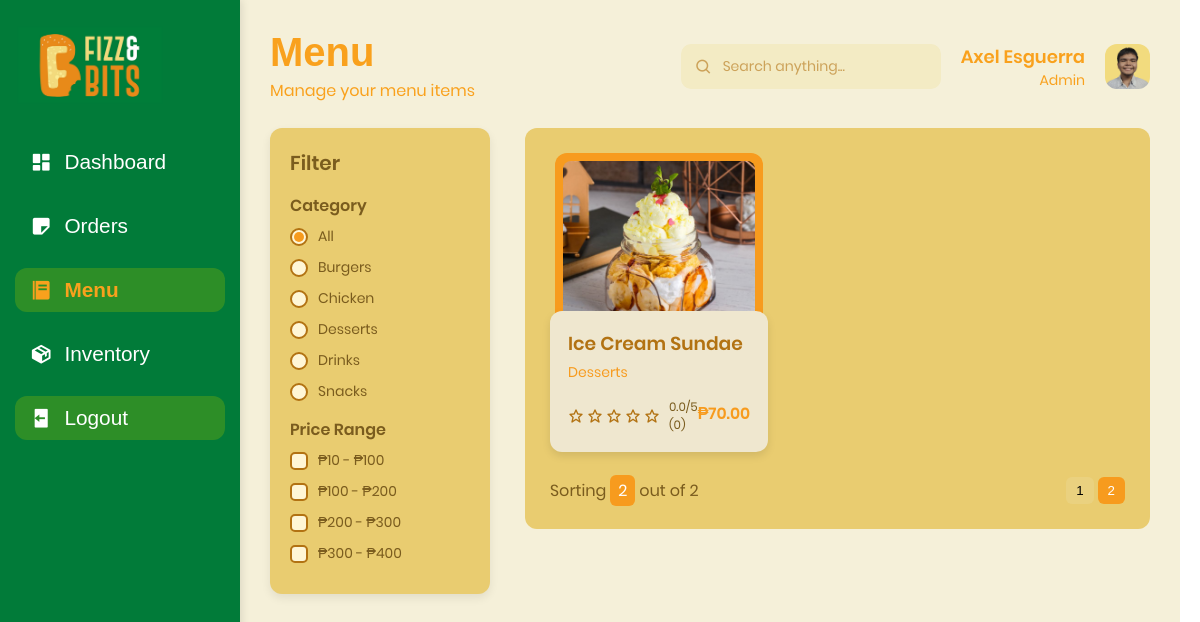
Screenshot of /Administrator_side/php/menu.php?category=All&page=2 (signed in) with the database file from the repository.
### tables this page shows
CREATE TABLE `menu_categories` (
  `category_id` int(11) NOT NULL,
  `name` varchar(50) DEFAULT NULL
);

CREATE TABLE `menu_items` (
  `menu_item_id` int(11) NOT NULL,
  `name` varchar(50) DEFAULT NULL,
  `description` varchar(50) DEFAULT NULL,
  `category_id` int(11) DEFAULT NULL,
  `price` decimal(10,2) DEFAULT NULL,
  `availability_status` enum('available','not available') DEFAULT NULL,
  `image_url` varchar(255) DEFAULT NULL,
  `is_featured` tinyint(1) DEFAULT NULL
);

### Administrator_side/php/menu.php (the view, shortened to what this page needs)
<?php
require 'config.php';
    $category_id = $_GET['category'] ?? 'All';
    $priceCondition = "";
    $items_per_page = 9;
    $page = isset($_GET['page']) ? (int)$_GET['page'] : 1;
    $offset = ($page - 1) * $items_per_page;
    if ($category_id == "All") {
        $totalQuery = $db->query("
        SELECT COUNT(*) as total
        FROM menu_items m
        WHERE 1 $priceCondition
        ");
        $total = $totalQuery->fetch_assoc()['total'];
        $menuQuery = $db->query("
            SELECT
                m.menu_item_id,
                m.name,
                m.price,
                m.image_url,
                c.name AS category,
                AVG(r.rating) AS avg_rating,
                COUNT(r.review_id) AS total_reviews
            FROM menu_items m
            LEFT JOIN menu_categories c ON m.category_id = c.category_id
            LEFT JOIN reviews r ON m.menu_item_id = r.menu_item_id
            WHERE 1 $priceCondition
            GROUP BY m.menu_item_id
            LIMIT $items_per_page OFFSET $offset
        ");
    }
    $total_pages = ceil($total / $items_per_page);
    $categoryQuery = $db->query("
        SELECT category_id, name
        FROM menu_categories
        ORDER BY name ASC
    ");
?>
<!DOCTYPE html>
<html lang="en">
<head>
    <link rel="stylesheet" href="../css/fonts.css">
    <link rel="stylesheet" href="../css/menu.css">
    <link href='https://unpkg.com/boxicons@2.1.4/css/boxicons.min.css' rel='stylesheet'>
</head>
    <body>
        <?php include 'sidebar.php'; ?>
        <section id="content">
            <main class="dashboard">
                <div class="header">
                    <div class="header-left">
                        <h2 class="font-surimi-title">Menu</h2>
                        <p>Manage your menu items</p>
                    </div>
                    <div class="header-right">
                        <div class="search-wrapper">
                            <i class='bx bx-search'></i>
                            <input type="text" class="search-bar" placeholder="Search anything...">
                        </div>
                        <div class="account-details">
                            <h2><?= $_SESSION['fname'] . ' ' . $_SESSION['lname']; ?></h2>
                            <p>Admin</p>
                        </div>
                        <img src="/Fizz_and_Bits_Website/images/admin-pfp.png">
                    </div>
                </div>
                <div class="menu-layout">
                    <div class="menu-filter">
                        <h3>Filter</h3>
                        <form method="GET">
                            <h4>Category</h4>
                            <label>
                                <span></span>
                                All
                            </label>
                            <?php while($cat = $categoryQuery->fetch_assoc()): ?>
                                <label>
                                    <span></span>
                                    <?= $cat['name']; ?>
                                </label>
                            <?php endwhile; ?>
                            <h4>Price Range</h4>
                            <?php
                            $priceOptions = ["10-100", "100-200", "200-300", "300-400"];
                            foreach ($priceOptions as $option):
                            ?>
                                <label>
                                    <span></span>
                                    ₱<?= str_replace("-", " - ₱", $option); ?>
                                </label>
                            <?php endforeach; ?>
                        </form>
                    </div>
                    <div class="menu-panel">
                        <div class="menu-grid">
                            <?php while ($row = $menuQuery->fetch_assoc()): ?>
                                <div class="menu-card">
                                    <div class="menu-img">
                                        <img src="/Fizz_and_Bits_Website/images/<?= $row['image_url']; ?>">
                                    </div>
                                    <div class="menu-info">
                                        <h3><?php echo $row['name']; ?></h3>
                                        <p class="category"><?php echo $row['category']; ?></p>
                                        <div class="menu-bottom">
                                            <div class="stars">
                                                <?php
                                                    $rating = round($row['avg_rating']);
                                                    for ($i = 1; $i <= 5; $i++):
                                                ?>
                                                    <?php if ($i <= $rating): ?>
                                                        <i class='bx bxs-star'></i>
                                                    <?php else: ?>
                                                        <i class='bx bx-star'></i>
                                                    <?php endif; ?>
                                                <?php endfor; ?>
                                                <small>
                                                    <?= number_format($row['avg_rating'] ?? 0, 1); ?>/5
                                                    (<?= $row['total_reviews'] ?? 0 ?>)
                                                </small>
                                            </div>
                                            <span class="price">₱<?php echo $row['price']; ?></span>
                                        </div>
                                    </div>
                                </div>
                            <?php endwhile; ?>
                        </div>
                        <div class="menu-footer">
                            <div>
                                Sorting <span class="badge"><?php echo $page; ?></span> out of <?php echo $total_pages; ?>
                            </div>
                            <div class="pagination">
                                <?php for ($i = 1; $i <= $total_pages; $i++): ?>
                                    <button
                                        onclick="window.location.href='?category=<?php echo $category_id ?>&page=<?php echo $i ?>'"
                                        <?php if ($page == $i) echo 'class="active"'; ?>
                                    >
                                        <?php echo $i ?>
                                    </button>
                                <?php endfor; ?>
                            </div>
                        </div>
                    </div>
                </div>
            </main>
        </section>
    <body>
</html>

### Administrator_side/css/menu.css (style rules this page uses)
#content { width: calc(100% - 260px); margin-left: clamp(200px, 20vw, 260px); padding: 30px; background: #F5F0D9; min-height: 100vh; }
.menu-layout { display:flex; gap:35px; align-items:flex-start; color: #7A5C1E; }
.menu-filter { width:220px; background:#E9CC70; padding:20px; border-radius:12px; height:fit-content; box-shadow:0 4px 10px rgba(0,0,0,0.08); }
.menu-filter { width:220px; background:#E9CC70 ; padding:20px; border-radius:12px; height:fit-content; }
.menu-filter h3 { margin-bottom:10px; font-size:20px; }
.menu-filter h4 { margin-top:15px; margin-bottom:8px; }
.menu-filter label { display:flex; align-items:center; gap:8px; margin-bottom:8px; }
.menu-panel { flex:1; background:#E9CC70; padding:25px; border-radius:12px; }
.menu-grid { display:grid; grid-template-columns:repeat(3,1fr); gap:25px; }
.menu-img { background:#F79B1E; padding:8px; border-radius:12px; width: 95%; align-items: center; justify-content: center; margin: auto; }
.menu-img img { width:100%; border-radius:8px; height:170px; object-fit:cover; }
.menu-info { position: relative; background:#EFE7CF; margin-top:-35px; padding:18px; border-radius:12px; box-shadow:0 4px 8px rgba(0,0,0,0.1); }
.menu-info h3 { margin:0; }
.category { color:#F79B1E; font-size:14px; margin-top:4px; }
.menu-bottom { display:flex; justify-content:space-between; margin-top:10px; align-items:center; }
.price { color:#F79B1E; font-weight:bold; }
.stars { display: flex; gap: 3px; margin-top: 5px; align-items: center; }
.stars i { font-size: 16px; color: #B27212; }
.stars small { margin-left: 6px; font-size: 12px; color: #7A5C1E; }
.menu-footer { margin-top:25px; display:flex; justify-content:space-between; align-items:center; }
.badge { background:#F79B1E; color:white; padding:4px 8px; border-radius:6px; }
.pagination button { border:none; padding:6px 10px; border-radius:6px; background:#EAD17F; cursor:pointer; }
.pagination .active { background:#F79B1E; color:white; }
.header { display:flex; justify-content:space-between; align-items:center; margin-bottom:25px; }
.header-left h2 { color:#F9A11D; font-size:40px; line-height:1.1; }
.header-left p { color:#F9A11D; font-size:16px; margin-top:4px; }
.header-right { display:flex; align-items:center; gap:20px; }
.search-wrapper { position:relative; display:flex; align-items:center; }
.search-wrapper i { position:absolute; left:14px; font-size:18px; color:rgba(178,114,18,0.6); }
.search-bar { padding:10px 14px 10px 40px; border-radius:10px; border:2px solid transparent; width:260px; background:#F3EBC4; color:#C9BF8F; font-size:14px; font-family:'Poppins'; }
.search-bar::placeholder { color:rgba(178,114,18,0.6); }
.account-details { text-align:right; }
.account-details h2 { color:#F9A11D; font-size:18px; margin:0; }
.account-details p { color:#F9A11D; font-size:14px; margin:0; }
.header-right img { width:45px; height:45px; border-radius:12px; object-fit:cover; }
.menu-card { transition: transform 0.25s ease, box-shadow 0.25s ease; }
.menu-img { overflow:hidden; }
.menu-img img { transition: transform 0.3s ease; }
.menu-info h3 { color:#B27212; }
.menu-filter label { display:flex; align-items:center; gap:10px; margin-bottom:10px; cursor:pointer; font-size:14px; color:#7A5C1E; }
.menu-filter input[type="radio"] + span { width:18px; height:18px; border:2px solid #B27212; border-radius:50%; display:inline-block; position:relative; transition:all 0.2s ease; }
.menu-filter input[type="radio"]:checked + span::after { content:""; width:10px; height:10px; background:#F79B1E; border-radius:50%; position:absolute; top:50%; left:50%; transform:translate(-50%, -50%); }
.menu-filter input[type="checkbox"] + span { width:18px; height:18px; border:2px solid #B27212; border-radius:5px; display:inline-block; position:relative; transition:all 0.2s ease; }
.menu-filter label { display:flex; align-items:center; gap:10px; margin-bottom:10px; cursor:pointer; font-size:14px; color:#7A5C1E; transition:0.2s; }
.menu-filter input[type="radio"] + span { width:18px; height:18px; border:2px solid #B27212; border-radius:50%; display:inline-block; position:relative; background:#fff6d6; }
.menu-filter input[type="checkbox"] + span { width:18px; height:18px; border:2px solid #B27212; border-radius:5px; display:inline-block; position:relative; background:#fff6d6; }

### Administrator_side/css/sidebar.css (style rules this page uses)
* { margin: 0; padding: 0; box-sizing: border-box; }
body { display: flex; min-height: 100vh; }

### rows the page displays
menu_categories: name "Burgers"
menu_categories: name "Chicken"
menu_categories: name "Desserts"
menu_categories: name "Drinks"
menu_categories: name "Snacks"
menu_items: image_url (picture), name "Ice Cream Sundae", category.name "Desserts", avg_rating "0.0", total_reviews "0", price "70.00"

### other values shown
$_SESSION['fname'] "Axel"
$_SESSION['lname'] "Esguerra"
str_replace("-", " - ₱", $option) "10 - ₱100"
str_replace("-", " - ₱", $option) "100 - ₱200"
str_replace("-", " - ₱", $option) "200 - ₱300"
str_replace("-", " - ₱", $option) "300 - ₱400"
$page "2"
$total_pages "2"
